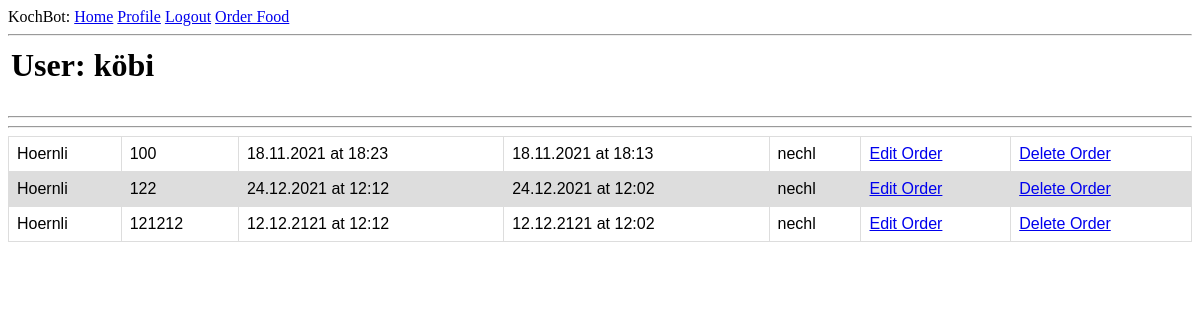
The app's page /user/köbi (signed in), older data.
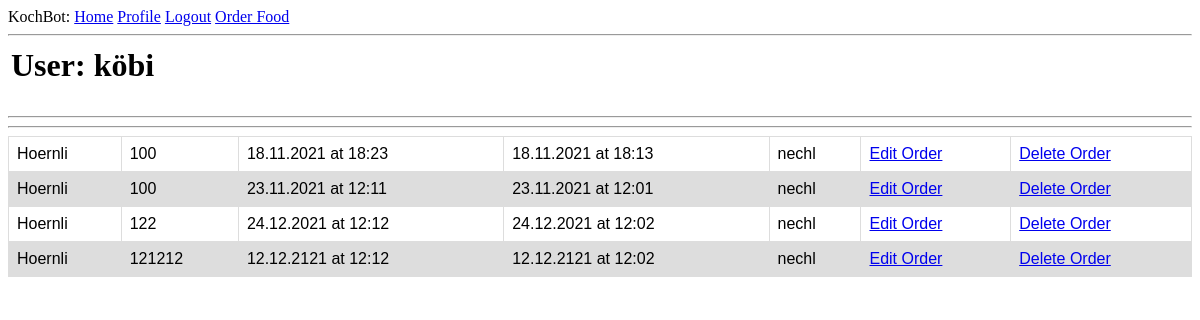
The same page, newer data.
### app/models.py (models this page shows, shortened)
class Order(db.Model):
    id = db.Column(db.Integer, primary_key = True)
    food = db.Column(db.String(140))
    timestamp = db.Column(db.DateTime,  default=datetime.utcnow)
    amount = db.Column(db.Integer())
    finished_at = db.Column(db.DateTime, index = True)
    start_at = db.Column(db.DateTime)
    user_id = db.Column(db.Integer, db.ForeignKey('user.id'))
    cooking = db.Column(db.Boolean, default = False)

### app/routes.py (the view)
@app.route('/user/<username>')
@login_required
def user(username):
    user = User.query.filter_by(username=username).first_or_404()
    orders = Order.query.order_by(Order.finished_at.asc()).all()
    return render_template('user.html', user=user, orders=orders)

### app/models.py (called while the page is built)
@login.user_loader
def load_user(id):
    return User.query.get(int(id))

### app/templates/user.html (shortened to what this page needs)
{% extends "base.html" %}
{% block content %}
    <table>
        <tr valign="top">
            <td><h1>User: {{ user.username }}</h1></td>
        </tr>
    </table>
    <hr>
    <hr>
    <table id="orders">
        {% for order in orders %}
            {% include '_order.html' %}
        {% endfor %}
    </table>
{% endblock %}

### app/templates/_order.html
<tr id="orders">
    <th id="orders">{{ order.food }}</th>
    <th id="orders">{{ order.amount }}</th>
    <th id="orders">{{ order.finished_at.strftime("%d.%m.%Y at %H:%M") }}</th>
    <th id="orders">{{ order.start_at.strftime("%d.%m.%Y at %H:%M") }}</th>
    <th id="orders">{{ order.user_id }}</th>
    <th id="orders"><a href="{{ url_for('edit_order', id=order.id) }}">Edit Order</a></th>
    <th id="orders"><a href="{{ url_for('delete_order', id=order.id) }}">Delete Order</a></th>
</tr>

Row changes from the older to the newer data that the page shows:
added Order: food "Hoernli", amount "100", finished_at "23.11.2021 at 12:11", start_at "23.11.2021 at 12:01", user_id "nechl"
